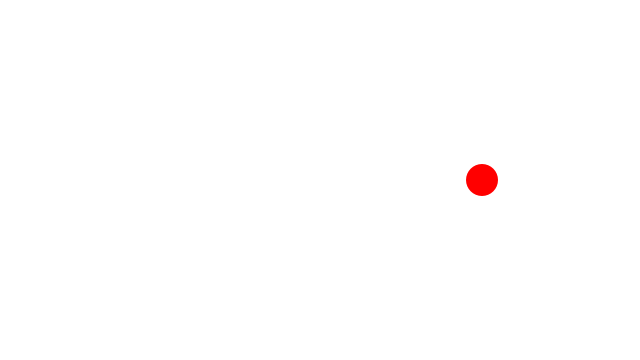
Frame 1 (no input)
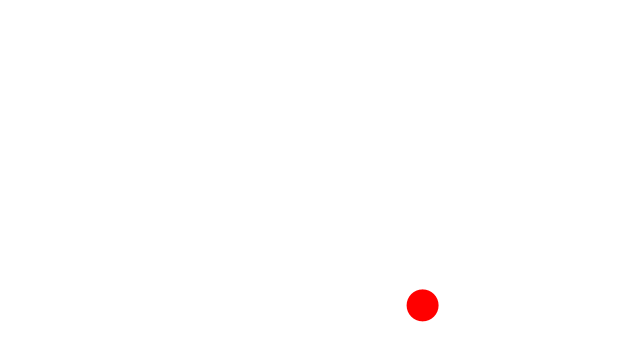
Frame 60 (the mouse pressed at the canvas centre just before this capture)
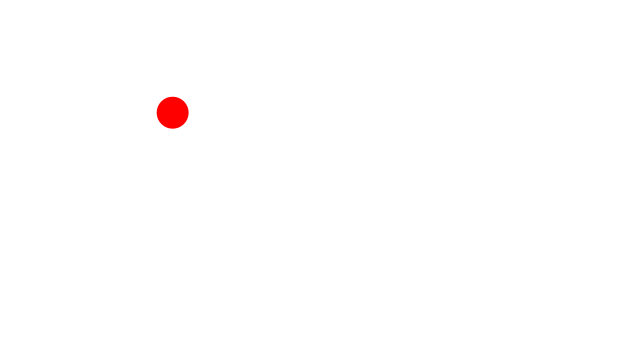
Frame 120 (the mouse held since frame 60 and released just before this capture)

The Processing sketch that drew these frames (run headless with seeded random() and noise(); from frame 60 on, the mouse is pressed at the canvas centre):

// Processing sketch: processing_136462
// ── processing_136462.pde

float r;

float theta;
float theta_vel;
float theta_acc;

void setup() {
  size(640, 360);
  
  r = height * 0.45;
  theta = 0;
  theta_vel = 0;
  theta_acc = 0.0005;
}

void draw() {
  
  background(255, 255, 255);
  translate(width/2, height/2);
  float x = r * cos(theta);
  float y = r * sin(theta);
  
  ellipseMode(CENTER);
  noStroke();
  fill(255, 0, 0);
  ellipse(x, y, 32, 32);
  
  theta_vel += theta_acc;
  theta += theta_vel;
  
}
  
